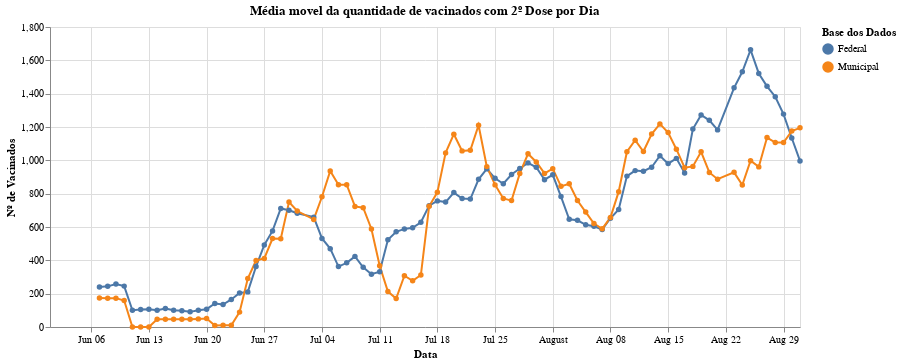

Notebook code cell kept with this figure:
### Markdown cell above
### Média Movel (7 dias) da Aplicação da 2º Dose

### Code cell
alt.Chart(vacinados2DosePorDiaMedMovel).mark_line(point=True).encode(
    alt.X('data:T', title='Data'),
    alt.Y('aplic_por_dia:Q', title='Nº de Vacinados'),
    alt.Color('fonte_dados:N', title='Base dos Dados')
).properties(
    width=750,
    title='Média movel da quantidade de vacinados com 2º Dose por Dia'
)

### Figure 1 — Vega-Lite specification as saved in the notebook (floating-point values rounded to 4 significant figures; data arrays with more than 128 entries replaced by an {"elided": "..."} marker saying what was removed)
{"config": {"view": {"continuousWidth": 400, "continuousHeight": 300}}, "data": {"name": "data-636c74a6f1071d57c98f38027dd6d071"}, "mark": {"type": "line", "point": true}, "encoding": {"color": {"type": "nominal", "field": "fonte_dados", "title": "Base dos Dados"}, "x": {"type": "temporal", "field": "data", "title": "Data"}, "y": {"type": "quantitative", "field": "aplic_por_dia", "title": "Nº de Vacinados"}}, "title": "Média movel da quantidade de vacinados com 2º Dose por Dia", "width": 750, "$schema": "https://vega.github.io/schema/vega-lite/v4.8.1.json", "datasets": {"data-636c74a6f1071d57c98f38027dd6d071": {"elided": "180 records"}}}
